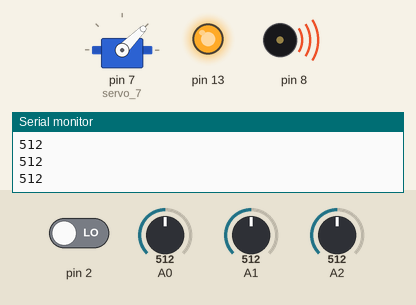
Simulated run of this sketch. Board: Arduino Uno, built with avr-gcc and run on an emulated ATmega328P. Shown: servo, output pins drawn as LEDs (lit = HIGH), buzzer (waves = sounding), the last lines printed to the serial monitor. The test bench sets the inputs (shaded band); at power-on: A0 = 512, A1 = 512, A2 = 512, pin 2 LOW.

Above: at 1.2 s.
1.3 s: A0 set to 108
2.8 s: A0 set to 93
At 3.7 s:
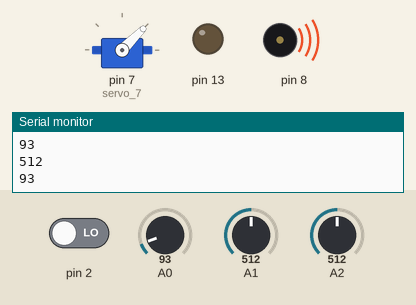
4.3 s: A1 set to 106
5.8 s: A1 set to 89
At 7.0 s:
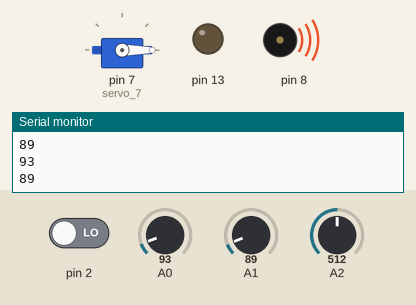
7.3 s: A2 set to 6
8.8 s: A2 set to 3
At 9.2 s:
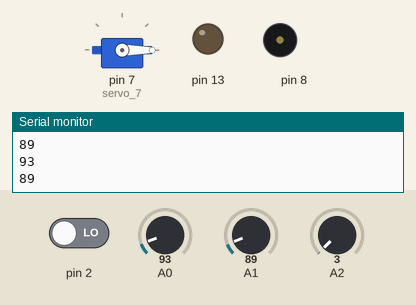
Timing chart, 0 to 11.3 s (numbered marks = the images above; inputs shaded):
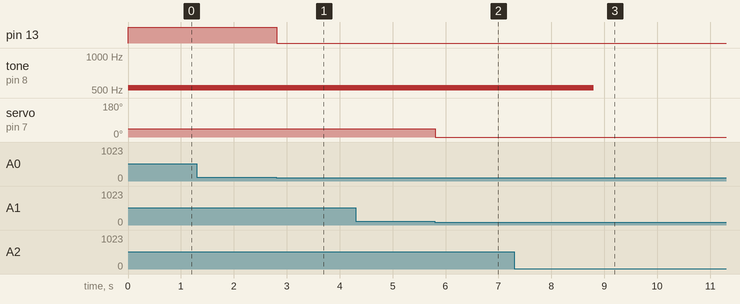

Measured:
- the behaviour switches between 100 and 99 on A0 (found by bisection; images 0 and 1)
- the behaviour switches between 101 and 100 on A1 (found by bisection; images 1 and 2)
- the behaviour switches between 5 and 4 on A2 (found by bisection; images 2 and 3)
- after the input at 2.8 s, pin 13: HIGH → LOW at once
- after the input at 5.8 s, servo on pin 7 (servo_7): 45° → 0° at once
- after the input at 8.8 s, tone on pin 8: 523 Hz → silent at once

The sketch:

fantastic_rottis1.ino
```cpp
#include <Servo.h>

int photores = 0;

int pirsen = 0;

int gassen = 0;

int forcesen = 0;

Servo servo_7;

void setup()
{
  pinMode(A0, INPUT);
  Serial.begin(9600);

  pinMode(13, OUTPUT);
  pinMode(2, INPUT);
  pinMode(12, OUTPUT);
  pinMode(A1, INPUT);
  servo_7.attach(7, 500, 2500);

  pinMode(A2, INPUT);
  pinMode(8, OUTPUT);
}

void loop()
{
  photores = analogRead(A0);
  Serial.println(photores);
  if (photores < 100) {
    digitalWrite(13, LOW);
  } else {
    digitalWrite(13, HIGH);
  }

  pirsen = digitalRead(2);
  if (pirsen == 1) {
    tone(12, 523, 1000); // play tone 60 (C5 = 523 Hz)
  } else {
    noTone(12);
  }

  gassen = analogRead(A1);
  Serial.println(gassen);
  if (gassen > 100) {
    servo_7.write(45);
  } else {
    servo_7.write(0);
  }

  forcesen = analogRead(A2);
  if (forcesen > 4) {
    tone(8, 523, 1000); // play tone 60 (C5 = 523 Hz)
  } else {
    noTone(8);
  }
  delay(10); // Delay a little bit to improve simulation performance
}
```
